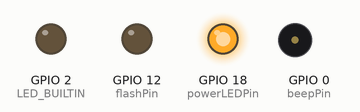
Recording of a sketch running on a simulated ESP32. On the bench: output pins drawn as LEDs (lit = HIGH), buzzer (waves = sounding, pin HIGH). Nothing arrives over Bluetooth unless stated; what the sketch prints to the serial monitor is not drawn.

Above: at 0.1 s.
Timing chart, 0 to 1.6 s (numbered marks = the images above):
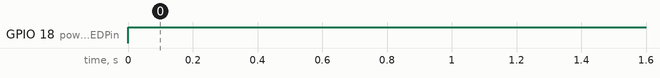

The sketch:

updated-stalker-scanner.ino
```cpp
#include <BLEDevice.h>
#include <BLEUtils.h>
#include <BLEScan.h>
#include <BLEAdvertisedDevice.h>

// This script was made for the LOLIN32 (v1) board, not the newer ones. Modification may be required for different ESP32 boards.
// It has been modified from source to fix the breaking API changes that have been published in later ESP32 SDKs since original release.

TaskHandle_t Task1;

const int beepPin = 0;
const int flashPin = 12;
const int powerLEDPin = 18;

int beepFlashDelay = 0;

bool failedScan = true;
int missed = 0;
String knownBLEAddresses[] = {"", "", "", ""};
const int RSSI_THRESHOLD = -70;
bool device_found;
const int scanTime = 1; //In seconds
int numberOfDevices = 0;
int rssi = 0;
int lowestRssi = -1000;
BLEScan* pBLEScan;

class MyAdvertisedDeviceCallbacks: public BLEAdvertisedDeviceCallbacks {
    void onResult(BLEAdvertisedDevice advertisedDevice) {
      for (int i = 0; i < (sizeof(knownBLEAddresses) / sizeof(knownBLEAddresses[0])); i++)
      {
        //Uncomment to Enable Debug Information
        //Serial.println("*************Start**************");
        //Serial.println(sizeof(knownBLEAddresses));
        //Serial.println(sizeof(knownBLEAddresses[0]));
        //Serial.println(sizeof(knownBLEAddresses)/sizeof(knownBLEAddresses[0]));
        //Serial.println(advertisedDevice.getAddress().toString().c_str());
        //Serial.println(knownBLEAddresses[i].c_str());
        //Serial.println("*************End**************");
        if (strcmp(advertisedDevice.getAddress().toString().c_str(), knownBLEAddresses[i].c_str()) == 0)
                        {
          device_found = true;
                          break;
                        }
        else
          device_found = false;
      }
      Serial.printf("Advertised Device: %s \n", advertisedDevice.toString().c_str());
    }
};


void beepFlash( void * parameter) {
  for(;;) {
    if (failedScan == false) {
      analogWrite(beepPin, 20);
      // digitalWrite(LED_BUILTIN, HIGH); // Uncomment this line to enable the built-in LED to blink.
      digitalWrite(flashPin, HIGH);
      delay(100);
      analogWrite(beepPin, 0);
      //digitalWrite(LED_BUILTIN, LOW);
      digitalWrite(flashPin, LOW);
      delay(beepFlashDelay);
    } else {
//      Serial.println("no device found");
      delay(50);
    }
  }
}


void setup() {
  xTaskCreatePinnedToCore(
      beepFlash, /* Function to implement the task */
      "Task1", /* Name of the task */
      10000,  /* Stack size in words */
      NULL,  /* Task input parameter */
      0,  /* Priority of the task */
      &Task1,  /* Task handle. */
      1); /* Core where the task should run */


  Serial.begin(115200); //Enable UART on ESP32
  Serial.println("Scanning..."); // Print Scanning

  pinMode(LED_BUILTIN, OUTPUT);
  pinMode(beepPin, OUTPUT);
  pinMode(flashPin, OUTPUT);
  pinMode(powerLEDPin, OUTPUT);

  BLEDevice::init("");
  pBLEScan = BLEDevice::getScan(); //create new scan
  pBLEScan->setAdvertisedDeviceCallbacks(new MyAdvertisedDeviceCallbacks()); //Init Callback Function
  pBLEScan->setActiveScan(true); //active scan uses more power, but get results faster
  pBLEScan->setInterval(100); // set Scan interval
  pBLEScan->setWindow(99);  // less or equal setInterval value
}
void loop() {
  digitalWrite(LED_BUILTIN, LOW);
  digitalWrite(powerLEDPin, HIGH);
  lowestRssi = -1000;
  BLEScanResults *foundDevices = pBLEScan->start(scanTime, false);

  numberOfDevices = foundDevices->getCount();
//  Serial.println(numberOfDevices);

  for (int i = 0; i < numberOfDevices; i++) {
    BLEAdvertisedDevice device = foundDevices->getDevice(i);
    rssi = device.getRSSI();
    Serial.print("RSSI: ");
    Serial.println(rssi);
    if (rssi > lowestRssi) {
      lowestRssi = rssi;
    }
  }
//  Serial.println(lowestRssi);
  if (numberOfDevices < 1) {
    if (missed > 2) {
      failedScan = true;
      Serial.println("scan failed");
    } else {
      missed++;
    }
    Serial.print("missed: ");
    Serial.println(missed);
  } else {
    beepFlashDelay = (((-(lowestRssi))-40)*5);
    missed = 0;
    failedScan = false;
  }
//  Serial.println(numberOfDevices);
  pBLEScan->clearResults();   // delete results fromBLEScan buffer to release memory
}
```

Measured:
- by itself, GPIO 18 (powerLEDPin): LOW → HIGH at 0.00 s
